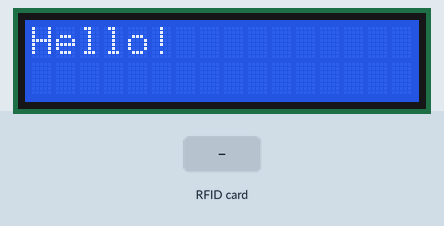
Simulated run of this sketch. Board: ESP32. Shown: 16×2 character LCD. The test bench sets the inputs (shaded band). WiFi joins after 1.5 s; servers stay silent unless stated; the local clock reads 2024-03-15 10:24:30 at power-on unless the sketch sets it; the Firebase database answers and starts empty; what the sketch prints to the serial monitor is not drawn.

Above: at 0.1 s.
At 2.8 s:
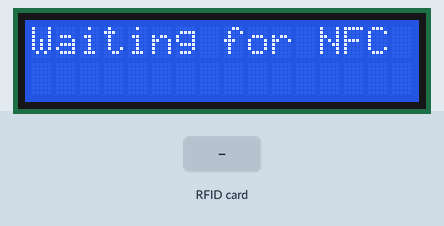
2.9 s: RFID card 5E 7A 19 C4 held to the reader
At 3.8 s:
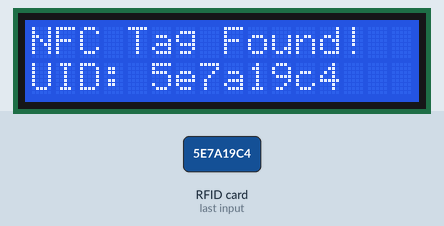
Timing chart, 0 to 5.9 s (numbered marks = the images above; inputs shaded):
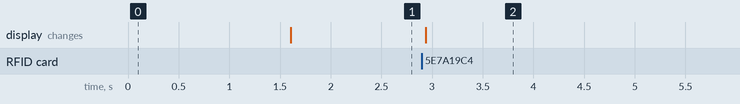

Measured:
- after the input at 2.9 s, the display: changes at once (image 2)

The sketch:

second_sketch.ino
```cpp
#include <Wire.h>
#include <Adafruit_PN532.h>
#include <LiquidCrystal_PCF8574.h>
#include <WiFi.h>
#include <FirebaseESP32.h>
#include <time.h>

// Replace these with your WiFi credentials
#define WIFI_SSID "Galaxy A04e00c1"
#define WIFI_PASSWORD "kaglobume"

// Firebase project credentials
#define FIREBASE_HOST "https://class-registration-system-default-rtdb.firebaseio.com/"
#define FIREBASE_AUTH "SocggNqpXzmPD480KZblFlDiMIef7t9qeru605Se"

#define SDA_PIN 26
#define SCL_PIN 27

Adafruit_PN532 nfc(SDA_PIN, SCL_PIN);
LiquidCrystal_PCF8574 lcd(0x27); // Use the correct LiquidCrystal_PCF8574 library

// Initialize Firebase data object
FirebaseData firebaseData;
FirebaseAuth firebaseAuth;
FirebaseConfig firebaseConfig;

// Time zone for Uganda (EAT, UTC+3, no daylight saving time)
const char* ntpServer = "pool.ntp.org";
const long  gmtOffset_sec = 10800;
const int   daylightOffset_sec = 0;

void setup() {
  Serial.begin(115200);
  Serial.println("Hello!");

  Wire.begin(SDA_PIN, SCL_PIN);

  lcd.begin(16, 2); // initialize the lcd
  lcd.setBacklight(255); // set the backlight brightness to maximum
  lcd.setCursor(0, 0);
  lcd.print("Hello!");

  WiFi.begin(WIFI_SSID, WIFI_PASSWORD);
  while (WiFi.status() != WL_CONNECTED) {
    delay(500);
    Serial.print(".");
  }
  Serial.println("WiFi connected");

  // Set the host and authentication details for Firebase
  firebaseConfig.host = FIREBASE_HOST;
  firebaseConfig.signer.tokens.legacy_token = FIREBASE_AUTH;

  // Initialize Firebase
  Firebase.begin(&firebaseConfig, &firebaseAuth);
  Firebase.reconnectWiFi(true);

  // Initialize NTP
  configTime(gmtOffset_sec, daylightOffset_sec, ntpServer);

  struct tm timeinfo; // Declare timeinfo variable here
  if (!getLocalTime(&timeinfo)) {
    Serial.println("Failed to obtain time");
    return;
  }

  Serial.println(&timeinfo, "Time: %Y-%m-%d %H:%M:%S");

  nfc.begin();

  uint32_t versiondata = nfc.getFirmwareVersion();
  if (!versiondata) {
    Serial.print("Didn't find PN53x board");
    lcd.setCursor(0, 1);
    lcd.print("PN53x not found");
    while (1); // halt
  }

  Serial.print("Found chip PN5");
  Serial.println((versiondata >> 24) & 0xFF, HEX);
  Serial.print("Firmware ver. ");
  Serial.print((versiondata >> 16) & 0xFF, DEC);
  Serial.print('.');
  Serial.println((versiondata >> 8) & 0xFF, DEC);

  lcd.setCursor(0, 1);
  lcd.print("Found PN5");
  lcd.print((versiondata >> 24) & 0xFF, HEX);
  lcd.print(" V");
  lcd.print((versiondata >> 16) & 0xFF, DEC);
  lcd.print(".");
  lcd.print((versiondata >> 8) & 0xFF, DEC);

  nfc.SAMConfig();

  Serial.println("Waiting for an NFC card ...");
  lcd.clear();
  lcd.setCursor(0, 0);
  lcd.print("Waiting for NFC");
}

void loop() {
  readNFC();
}

void readNFC() {
  uint8_t success;
  uint8_t uid[7] = {0};
  uint8_t uidLength;

  success = nfc.readPassiveTargetID(PN532_MIFARE_ISO14443A, uid, &uidLength);

  if (success) {
    Serial.println("Found an NFC tag!");

    Serial.print("UID Length: ");
    Serial.print(uidLength, DEC);
    Serial.println(" bytes");
    Serial.print("UID Value: ");
    String uidString = "";
    for (uint8_t i = 0; i < uidLength; i++) {
      Serial.print(" 0x");
      Serial.print(uid[i], HEX);
      uidString += String(uid[i], HEX);
    }
    Serial.println("");

    lcd.clear();
    lcd.setCursor(0, 0);
    lcd.print("NFC Tag Found!");
    lcd.setCursor(0, 1);
    lcd.print("UID: ");
    lcd.print(uidString);

    if (isRegistered(uidString)) {
      handleClock(uidString);
      handleBiometrics(uidString);
    } else {
      Serial.println("Tag not registered.");
      promptRegistration(uidString);
      lcd.setCursor(0, 1);
      lcd.print("Not Registered");
      promptRegistration(uidString);
    }

    delay(1000);
  }
}

bool isRegistered(String uid) {
  String path = "/uids/" + uid;
  return Firebase.get(firebaseData, path) && firebaseData.dataType() != "null";
}

void promptRegistration(String uid) {
  Serial.println("Enter name: ");
  while (Serial.available() == 0) {}
  String name = Serial.readStringUntil('\n');

  Serial.println("Enter Student number: ");
  while (Serial.available() == 0) {}
  String number = Serial.readStringUntil('\n');

  registerTag(uid, name, number);
  Serial.println("Tag registered successfully.");
  lcd.clear();
  lcd.setCursor(0, 0);
  lcd.print("Tag Registered!");
}

void registerTag(String uid, String name, String number) {
  String path = "/uids/" + uid;
  Firebase.setString(firebaseData, path + "/state", "clocked out");
  Firebase.setString(firebaseData, path + "/name", name);
  Firebase.setString(firebaseData, path + "/number", number);
  Firebase.setString(firebaseData, path + "/biometrics/", "/denied/");
}

void handleClock(String uid) {
  String path = "/uids/" + uid + "/state";
  Firebase.get(firebaseData, path);
  String state = firebaseData.stringData();

  if (state == "clocked out") {
    clockIn(uid);
  } else if (state == "clocked in") {
    clockOut(uid);
  }
}

void clockIn(String uid) {
  String path = "/uids/" + uid + "/state";
  Firebase.set(firebaseData, path, "clocked in");

  String timestampPath = "/uids/" + uid + "/clockin_time";
  String timestamp = getFormattedTime();
  Firebase.set(firebaseData, timestampPath, timestamp);

  Serial.println("Clocked in");
  lcd.setCursor(0, 1);
  lcd.print("Clocked In");
}

void clockOut(String uid) {
  String path = "/uids/" + uid + "/state";
  Firebase.set(firebaseData, path, "clocked out");

  String timestampPath = "/uids/" + uid + "/clockout_time";
  String timestamp = getFormattedTime();
  Firebase.set(firebaseData, timestampPath, timestamp);

  Serial.println("Clocked out");
  lcd.setCursor(0, 1);
  lcd.print("Clocked Out");
}

String getFormattedTime() {
  struct tm timeinfo;
  if (!getLocalTime(&timeinfo)) {
    Serial.println("Failed to obtain time");
    return "N/A";
  }
  char timeString[20];
  strftime(timeString, sizeof(timeString), "%Y-%m-%d %H:%M:%S", &timeinfo);
  return String(timeString);
}

void handleBiometrics(String uid) {
  String path ="/uids/" + uid;
  Firebase.set(firebaseData, path + "/biometrics/", "/allowed/");
  delay(300000);
  Firebase.set(firebaseData, path + "/biometrics/", "/denied/");
}
```
